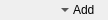
<?xml version="1.0" encoding="UTF-8"?>
<ui version="4.0">
 <class>taskItem</class>
 <widget class="QWidget" name="taskItem">
  <property name="geometry">
   <rect>
    <x>0</x>
    <y>0</y>
    <width>108</width>
    <height>20</height>
   </rect>
  </property>
  <property name="windowTitle">
   <string notr="true"/>
  </property>
  <layout class="QGridLayout" name="versionlessLayout">
   <property name="margin">
    <number>0</number>
   </property>
   <property name="spacing">
    <number>0</number>
   </property>
   <item row="0" column="0">
    <spacer name="horizontalSpacer">
     <property name="orientation">
      <enum>Qt::Horizontal</enum>
     </property>
     <property name="sizeHint" stdset="0">
      <size>
       <width>40</width>
       <height>20</height>
      </size>
     </property>
    </spacer>
   </item>
   <item row="0" column="1">
    <widget class="QToolButton" name="addToolButton">
     <property name="maximumSize">
      <size>
       <width>75</width>
       <height>20</height>
      </size>
     </property>
     <property name="text">
      <string>Add</string>
     </property>
     <property name="iconSize">
      <size>
       <width>12</width>
       <height>12</height>
      </size>
     </property>
     <property name="toolButtonStyle">
      <enum>Qt::ToolButtonTextBesideIcon</enum>
     </property>
     <property name="autoRaise">
      <bool>true</bool>
     </property>
     <property name="arrowType">
      <enum>Qt::DownArrow</enum>
     </property>
    </widget>
   </item>
  </layout>
 </widget>
 <resources/>
 <connections/>
</ui>
